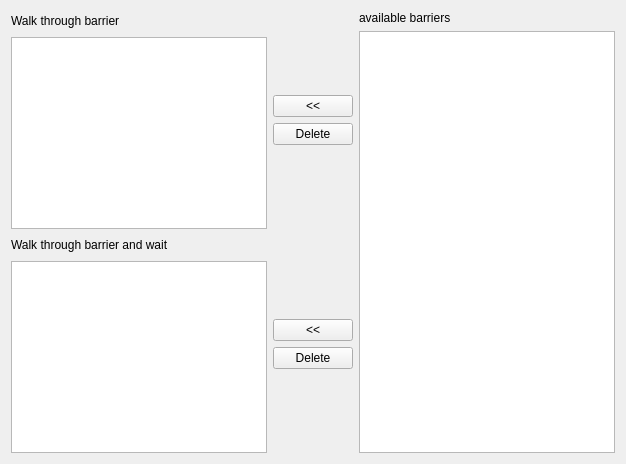
          <widget class="QWidget" name="BarrierLoopOutBehindTabWidget">
           <attribute name="title">
            <string>Loop out barrier behind</string>
           </attribute>
           <layout class="QHBoxLayout" name="horizontalLayout_38">
            <item>
             <layout class="QVBoxLayout" name="verticalLayout_30">
              <item>
               <layout class="QHBoxLayout" name="horizontalLayout_34">
                <item>
                 <layout class="QVBoxLayout" name="verticalLayout_31">
                  <item>
                   <layout class="QHBoxLayout" name="horizontalLayout_35">
                    <item>
                     <widget class="QLabel" name="label_22">
                      <property name="text">
                       <string>Walk through barrier</string>
                      </property>
                     </widget>
                    </item>
                    <item>
                     <spacer name="horizontalSpacer_11">
                      <property name="orientation">
                       <enum>Qt::Horizontal</enum>
                      </property>
                      <property name="sizeHint" stdset="0">
                       <size>
                        <width>40</width>
                        <height>20</height>
                       </size>
                      </property>
                     </spacer>
                    </item>
                   </layout>
                  </item>
                  <item>
                   <widget class="QListWidget" name="BehindBarrierLoopOutListWidget">
                    <property name="selectionMode">
                     <enum>QAbstractItemView::ExtendedSelection</enum>
                    </property>
                   </widget>
                  </item>
                 </layout>
                </item>
                <item>
                 <layout class="QVBoxLayout" name="verticalLayout_32">
                  <item>
                   <spacer name="verticalSpacer_16">
                    <property name="orientation">
                     <enum>Qt::Vertical</enum>
                    </property>
                    <property name="sizeHint" stdset="0">
                     <size>
                      <width>20</width>
                      <height>40</height>
                     </size>
                    </property>
                   </spacer>
                  </item>
                  <item>
                   <widget class="QPushButton" name="AddBarrierLoopOutBehindPushButton">
                    <property name="text">
                     <string>&lt;&lt;</string>
                    </property>
                   </widget>
                  </item>
                  <item>
                   <widget class="QPushButton" name="DeleteBehindBarrierLoopOutPushButton">
                    <property name="text">
                     <string>Delete</string>
                    </property>
                   </widget>
                  </item>
                  <item>
                   <spacer name="verticalSpacer_17">
                    <property name="orientation">
                     <enum>Qt::Vertical</enum>
                    </property>
                    <property name="sizeHint" stdset="0">
                     <size>
                      <width>20</width>
                      <height>40</height>
                     </size>
                    </property>
                   </spacer>
                  </item>
                 </layout>
                </item>
               </layout>
              </item>
              <item>
               <layout class="QHBoxLayout" name="horizontalLayout_36">
                <item>
                 <layout class="QVBoxLayout" name="verticalLayout_33">
                  <item>
                   <layout class="QHBoxLayout" name="horizontalLayout_37">
                    <item>
                     <widget class="QLabel" name="label_23">
                      <property name="text">
                       <string>Walk through barrier and wait</string>
                      </property>
                     </widget>
                    </item>
                    <item>
                     <spacer name="horizontalSpacer_12">
                      <property name="orientation">
                       <enum>Qt::Horizontal</enum>
                      </property>
                      <property name="sizeHint" stdset="0">
                       <size>
                        <width>40</width>
                        <height>20</height>
                       </size>
                      </property>
                     </spacer>
                    </item>
                   </layout>
                  </item>
                  <item>
                   <widget class="QListWidget" name="BehindBarrierLoopOutWaitListWidget">
                    <property name="selectionMode">
                     <enum>QAbstractItemView::ExtendedSelection</enum>
                    </property>
                   </widget>
                  </item>
                 </layout>
                </item>
                <item>
                 <layout class="QVBoxLayout" name="verticalLayout_34">
                  <item>
                   <spacer name="verticalSpacer_18">
                    <property name="orientation">
                     <enum>Qt::Vertical</enum>
                    </property>
                    <property name="sizeHint" stdset="0">
                     <size>
                      <width>20</width>
                      <height>40</height>
                     </size>
                    </property>
                   </spacer>
                  </item>
                  <item>
                   <widget class="QPushButton" name="AddBehindBarrierLoopOutWaitPushButton">
                    <property name="text">
                     <string>&lt;&lt;</string>
                    </property>
                   </widget>
                  </item>
                  <item>
                   <widget class="QPushButton" name="DeleteBehindBarrierLoopOutWaitPushButton">
                    <property name="text">
                     <string>Delete</string>
                    </property>
                   </widget>
                  </item>
                  <item>
                   <spacer name="verticalSpacer_19">
                    <property name="orientation">
                     <enum>Qt::Vertical</enum>
                    </property>
                    <property name="sizeHint" stdset="0">
                     <size>
                      <width>20</width>
                      <height>40</height>
                     </size>
                    </property>
                   </spacer>
                  </item>
                 </layout>
                </item>
               </layout>
              </item>
             </layout>
            </item>
            <item>
             <layout class="QVBoxLayout" name="verticalLayout_36">
              <item>
               <widget class="QLabel" name="label_25">
                <property name="text">
                 <string>available barriers</string>
                </property>
               </widget>
              </item>
              <item>
               <widget class="QListWidget" name="AvailableBehindBarrierLoopOutListWidget">
                <property name="selectionMode">
                 <enum>QAbstractItemView::ExtendedSelection</enum>
                </property>
               </widget>
              </item>
             </layout>
            </item>
           </layout>
          </widget>
